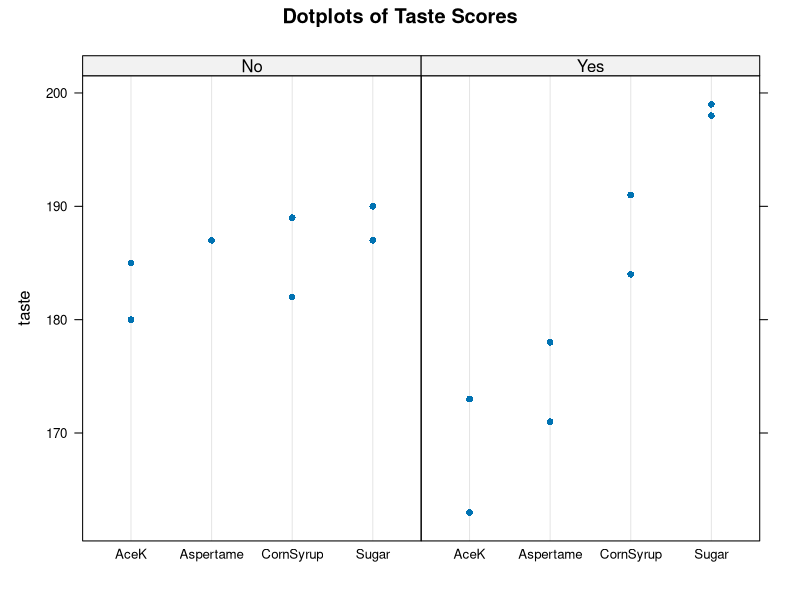
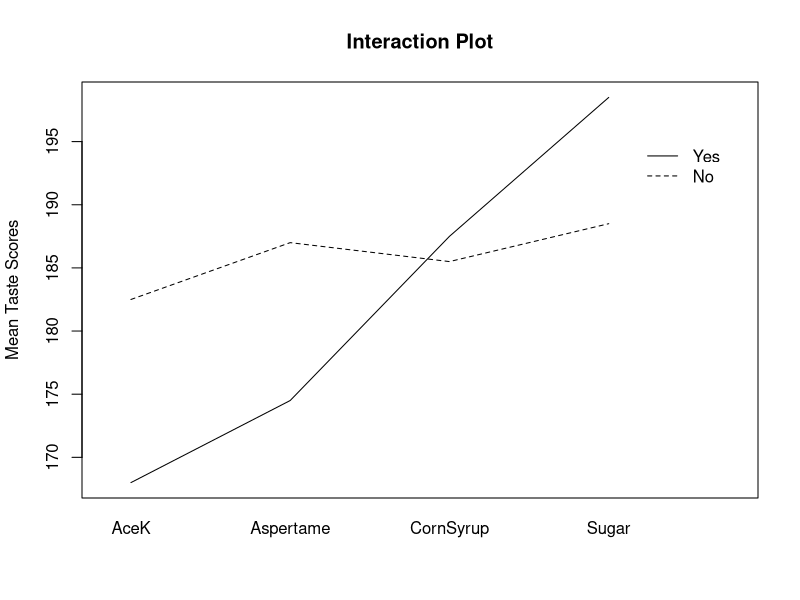
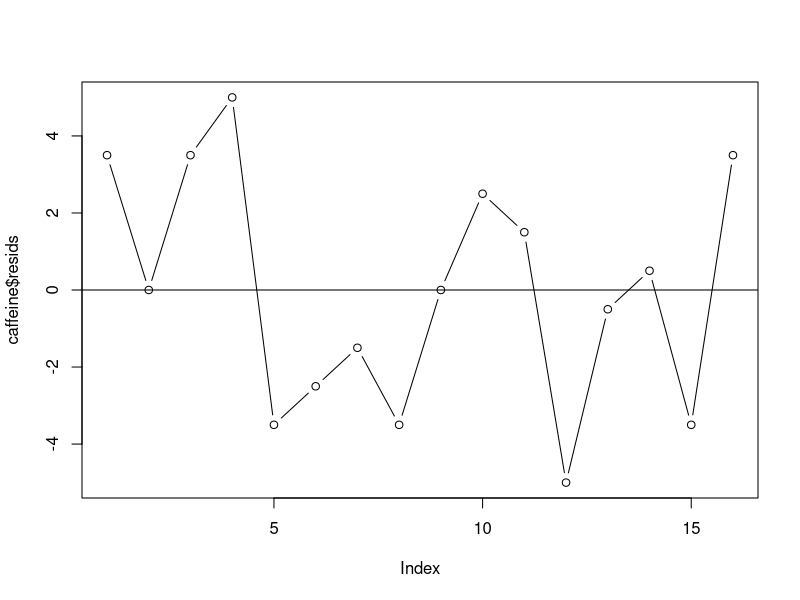
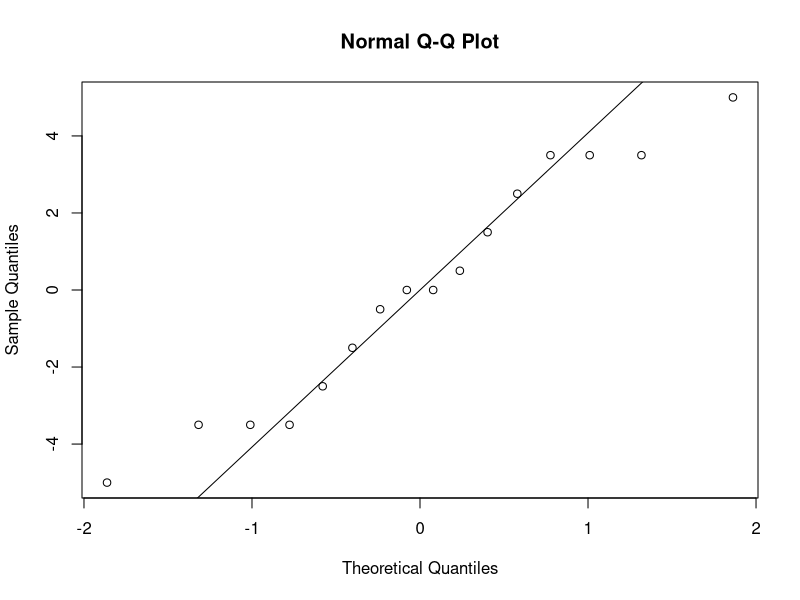

The R source for these figures, in order:
# Sam Tenney
# Homework 8
# Caffeine.R

# Read in the data from https://blades.byu.edu/stat230data/caffeine.txt
caffeine <- read.table(text = "run sweetener carbonation taste
 1  CornSyrup No           189
 2  Aspertame No           187
 3  CornSyrup Yes          191
 4  AceK      Yes          173
 5  Aspertame Yes          171
 6  AceK      No           180
 7  Sugar     No           187
 8  CornSyrup Yes          184 
 9  Aspertame No           187
10  AceK      No           185
11  Sugar     No           190
12  AceK      Yes          163
13  Sugar     Yes          198
14  Sugar     Yes          199
15  CornSyrup No           182
16  Aspertame Yes          178", header = TRUE, sep = '')

str(caffeine)
head(caffeine)
tail(caffeine)

# Calculate the summary statistics for each treatment
aggregate(taste~sweetener+carbonation, data = caffeine, FUN = mean)
aggregate(taste~sweetener+carbonation, data = caffeine, FUN = sd)

# Create side-by-side dotplots of the response for the different treatments
library(lattice)
dotplot(taste~sweetener|carbonation, data = caffeine, main = "Dotplots of Taste Scores")

# Create ANOVA table 
caffeineFacMod <- aov(taste~sweetener+carbonation+sweetener:carbonation, data = caffeine)
anova(caffeineFacMod)

# Create table of 95% confidence intervals for all pair-wise comparisons of factor and interaction levels
TukeyHSD(caffeineFacMod, which="sweetener:carbonation")

# Create a graphic to show if there's a significant interaction
with(caffeine, interaction.plot(response = taste, 
                                x.factor = sweetener, 
                                trace.factor = carbonation, 
                                ylab="Mean Taste Scores", 
                                xlab = "", 
                                trace.lab = "", 
                                main="Interaction Plot"))


# Check Assumptions
# Calculate Residuals
caffeine$resids <- resid(caffeineFacMod)
mean(caffeine$resids)

# Index Plot: Check Independence
plot(caffeine$resids, type="b")
abline(h=0)

# Normal qq plot: check normality
qqnorm(caffeine$resids)
qqline(caffeine$resids)

# Ratio of sds: check equal variance
aggregate(taste~sweetener+carbonation, data = caffeine, FUN = sd)
